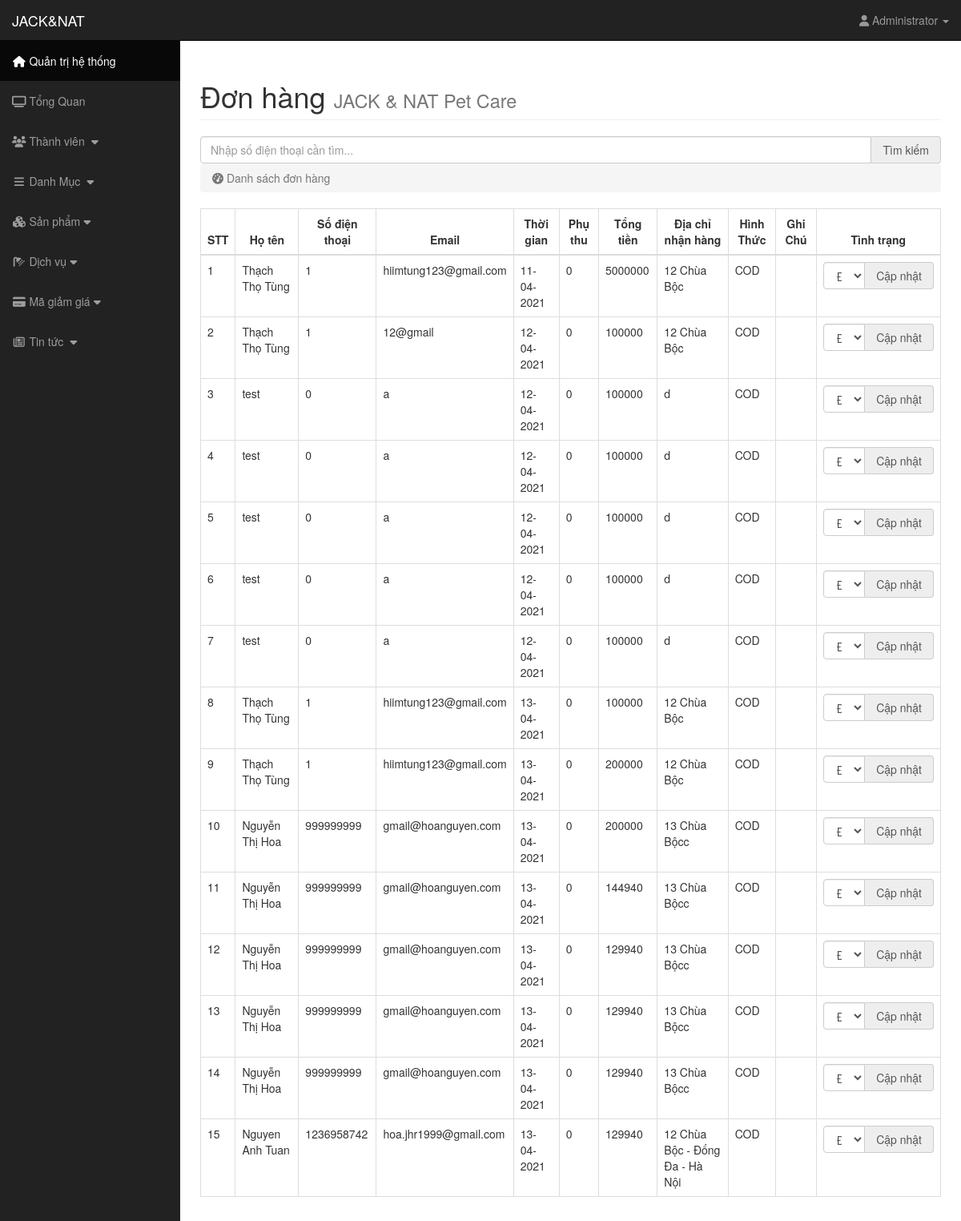
The page /backend/index.php?page=ordered2 (signed in) on the database as committed earlier.
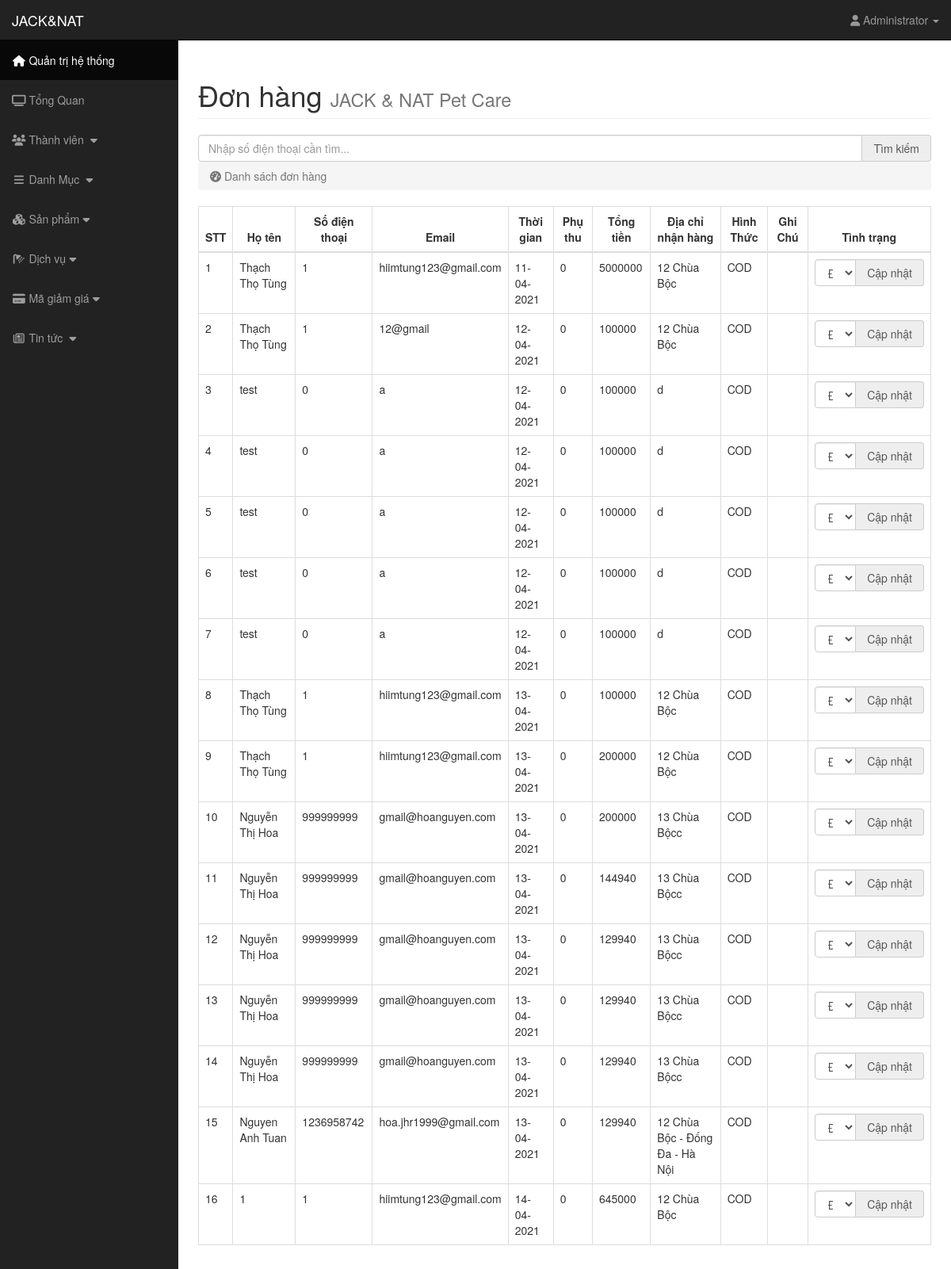
The same page on the database as committed later.
### tables this page shows
CREATE TABLE `tbl_don_dich_vu` (
  `id_don_hang` int(11) NOT NULL,
  `id_khach_hang` int(11) DEFAULT -1,
  `phu_thu` int(11) DEFAULT 0,
  `tong_tien` int(11) DEFAULT 0,
  `ten_khach_hang` text NOT NULL,
  `dia_chi` text DEFAULT NULL,
  `so_dien_thoai` int(11) NOT NULL,
  `trang_thai` int(1) NOT NULL DEFAULT 1,
  `hinh_thuc_mua_hang` varchar(11) DEFAULT NULL,
  `ghi_chu` varchar(255) DEFAULT NULL,
  `email` varchar(50) DEFAULT NULL,
  `ngay_dat` timestamp NULL DEFAULT NULL
);

### backend/views/ordered2.php (the view, shortened to what this page needs)
<?php
    if (isset($_POST['submit_search'])) {
        $key = $_POST['keyw'];
        $sql = "SELECT *FROM tbl_don_dich_vu WHERE dien_thoai LIKE '%$key%' ORDER BY id_don_hang";
    }else{
        $sql = "SELECT *FROM tbl_don_dich_vu ORDER BY id_don_hang";
    }
    $query = mysqli_query($conn, $sql);
    $count = mysqli_num_rows($query);
?>
<div class="container-fluid">
    <div class="row">
        <div class="col-lg-12">
            <h1 class="page-header">
                Đơn hàng <small>JACK & NAT Pet Care</small>
            </h1>
            <form action="" method="POST">
                <div class="input-group">
                  <input type="text" required="" placeholder="Nhập số điện thoại cần tìm..." name="keyw" class="form-control" value="<?php if(isset($key)) { echo $key; } ?>"/>
                  <span class="input-group-addon">
                      <button style="line-height: 0px; padding: 0px;" type="submit" class="" name="submit_search">Tìm kiếm</button>
                  </span>
                </div>
            </form>
            <ol class="breadcrumb">
                <li class="active">
                    <i class="fa fa-dashboard"></i> Danh sách đơn hàng
                </li>
            </ol>
        </div>
    </div>
    <div class="row">
        <div class="col-lg-12 col-xs-12 col-sm-12 col-md-12">
            <div class="table-responsive">
                <table class="table table-hover table-bordered">
                    <?php if ($count > 0) { ?>
                    <thead>
                        <tr>
                            <th class="text-center">STT</th>
                            <th class="text-center">Họ tên</th>
                            <th class="text-center">Số điện thoại</th>
                            <th class="text-center">Email </th>
                            <th class="text-center">Thời gian</th>
                            <th class="text-center">Phụ thu</th>
 			    <th class="text-center">Tổng tiền</th>
			    <th class="text-center">Địa chỉ nhận hàng</th>
                            <th class="text-center">Hình Thức</th>
			    <th class="text-center">Ghi Chú</th>
			    <th class="text-center">Tình trạng</th>
                        </tr>
                    </thead>
                    <tbody>
                        <?php
                            $stt = 0;
                            while ($row = mysqli_fetch_array($query)) {
                                 $stt += 1;
                        ?>
                            <tr>
                                <td><?php echo $stt; ?></td>
                                <td><?php echo $row['ten_khach_hang']; ?></td>
                                <td><?php echo $row['so_dien_thoai']; ?></td>
                                <td><?php echo $row['email']; ?></td>
                                <td><?php echo date('d-m-Y', strtotime($row['ngay_dat'])); ?></td>
                                <td><?php echo $row['phu_thu']; ?></td>
                               	<td><?php echo $row['tong_tien']; ?></td>
                                <td><?php echo $row['dia_chi']; ?></td>
                                <td><?php echo $row['hinh_thuc_mua_hang']; ?></td>
                                <td><?php echo $row['ghi_chu']; ?></td>
                                <td>
                                    <form action="index.php?page=ordered2&id=<?php echo $row['id_don_hang']; ?>" method="POST">
                                        <div class="input-group">
                                            <select class="form-control" name="trangThai" id="">
                                                <option value="1" <?php if(isset($row['trang_thai']) && $row['trang_thai'] == 1) { ?> selected="selected"  <?php } ?> >Đã tiếp nhận</option>
                                            </select>
                                            <span class="input-group-addon">
                                                <button onclick="return confirm('Bạn có thực sự muốn cập nhật trạng thái đặt này không?');" style="line-height: 0px; padding: 0px;" type="submit" name="submit">Cập nhật</button>
                                            </span>
                                        </div>
                                    </form>
                                </td>
                            </tr>
                        <?php
                                }
                            }
                        ?>
                    </tbody>
                </table>
            </div>
        </div>
    </div>
</div>

Rows that differ between the two databases and show on the page:
added tbl_don_dich_vu: ten_khach_hang "1", so_dien_thoai "1", email "hiimtung123@gmail.com", ngay_dat "14-04-2021", phu_thu "0", tong_tien "645000", dia_chi "12 Chùa Bộc", hinh_thuc_mua_hang "COD", trangThai "Đã tiếp nhận"
